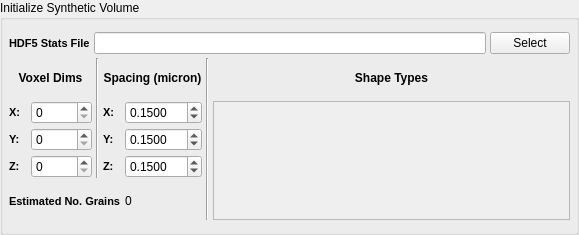
<?xml version="1.0" encoding="UTF-8"?>
<ui version="4.0">
 <class>QInitializeSyntheticVolumeWidget</class>
 <widget class="QFilterWidget" name="QInitializeSyntheticVolumeWidget">
  <property name="geometry">
   <rect>
    <x>0</x>
    <y>0</y>
    <width>579</width>
    <height>235</height>
   </rect>
  </property>
  <property name="windowTitle">
   <string>GroupBox</string>
  </property>
  <property name="title">
   <string>Initialize Synthetic Volume</string>
  </property>
  <property name="flat">
   <bool>false</bool>
  </property>
  <layout class="QGridLayout" name="gridLayout">
   <property name="leftMargin">
    <number>6</number>
   </property>
   <property name="topMargin">
    <number>12</number>
   </property>
   <property name="rightMargin">
    <number>6</number>
   </property>
   <property name="bottomMargin">
    <number>12</number>
   </property>
   <property name="spacing">
    <number>4</number>
   </property>
   <item row="1" column="1">
    <layout class="QGridLayout" name="gridLayout_7">
     <item row="1" column="0">
      <widget class="QLabel" name="label">
       <property name="styleSheet">
        <string notr="true">QLabel {
font-weight: bold;
font-size: 11px;
}</string>
       </property>
       <property name="text">
        <string>X:</string>
       </property>
      </widget>
     </item>
     <item row="2" column="0">
      <widget class="QLabel" name="label_6">
       <property name="styleSheet">
        <string notr="true">QLabel {
font-weight: bold;
font-size: 11px;
}</string>
       </property>
       <property name="text">
        <string>Y:</string>
       </property>
      </widget>
     </item>
     <item row="3" column="0">
      <widget class="QLabel" name="label_7">
       <property name="styleSheet">
        <string notr="true">QLabel {
font-weight: bold;
font-size: 11px;
}</string>
       </property>
       <property name="text">
        <string>Z:</string>
       </property>
      </widget>
     </item>
     <item row="3" column="1">
      <widget class="QSpinBox" name="m_ZPoints">
       <property name="maximum">
        <number>10000</number>
       </property>
      </widget>
     </item>
     <item row="2" column="1">
      <widget class="QSpinBox" name="m_YPoints">
       <property name="maximum">
        <number>10000</number>
       </property>
      </widget>
     </item>
     <item row="1" column="1">
      <widget class="QSpinBox" name="m_XPoints">
       <property name="maximum">
        <number>10000</number>
       </property>
      </widget>
     </item>
     <item row="1" column="3">
      <widget class="QLabel" name="label_15">
       <property name="styleSheet">
        <string notr="true">QLabel {
font-weight: bold;
font-size: 11px;
}</string>
       </property>
       <property name="text">
        <string>X:</string>
       </property>
      </widget>
     </item>
     <item row="2" column="3">
      <widget class="QLabel" name="label_18">
       <property name="styleSheet">
        <string notr="true">QLabel {
font-weight: bold;
font-size: 11px;
}</string>
       </property>
       <property name="text">
        <string>Y:</string>
       </property>
      </widget>
     </item>
     <item row="3" column="3">
      <widget class="QLabel" name="label_16">
       <property name="styleSheet">
        <string notr="true">QLabel {
font-weight: bold;
font-size: 11px;
}</string>
       </property>
       <property name="text">
        <string>Z:</string>
       </property>
      </widget>
     </item>
     <item row="1" column="4">
      <widget class="QDoubleSpinBox" name="m_XResolution">
       <property name="decimals">
        <number>4</number>
       </property>
       <property name="maximum">
        <double>999.990000000000009</double>
       </property>
       <property name="singleStep">
        <double>0.050000000000000</double>
       </property>
       <property name="value">
        <double>0.150000000000000</double>
       </property>
      </widget>
     </item>
     <item row="2" column="4">
      <widget class="QDoubleSpinBox" name="m_YResolution">
       <property name="decimals">
        <number>4</number>
       </property>
       <property name="maximum">
        <double>999.990000000000009</double>
       </property>
       <property name="singleStep">
        <double>0.050000000000000</double>
       </property>
       <property name="value">
        <double>0.150000000000000</double>
       </property>
      </widget>
     </item>
     <item row="3" column="4">
      <widget class="QDoubleSpinBox" name="m_ZResolution">
       <property name="decimals">
        <number>4</number>
       </property>
       <property name="maximum">
        <double>999.990000000000009</double>
       </property>
       <property name="singleStep">
        <double>0.050000000000000</double>
       </property>
       <property name="value">
        <double>0.150000000000000</double>
       </property>
      </widget>
     </item>
     <item row="1" column="6" rowspan="4">
      <widget class="QScrollArea" name="m_ShapeTypeScrollArea">
       <property name="minimumSize">
        <size>
         <width>250</width>
         <height>0</height>
        </size>
       </property>
       <property name="widgetResizable">
        <bool>true</bool>
       </property>
       <widget class="QWidget" name="m_ShapeTypeScrollContents">
        <property name="geometry">
         <rect>
          <x>0</x>
          <y>0</y>
          <width>310</width>
          <height>121</height>
         </rect>
        </property>
        <layout class="QFormLayout" name="formLayout_2">
         <property name="FieldGrowthPolicy">
          <enum>QFormLayout::FieldsStayAtSizeHint</enum>
         </property>
         <property name="horizontalSpacing">
          <number>6</number>
         </property>
         <property name="verticalSpacing">
          <number>6</number>
         </property>
         <property name="margin">
          <number>4</number>
         </property>
        </layout>
       </widget>
      </widget>
     </item>
     <item row="0" column="0" colspan="2">
      <widget class="QLabel" name="label_19">
       <property name="font">
        <font>
         <pointsize>-1</pointsize>
         <weight>75</weight>
         <bold>true</bold>
        </font>
       </property>
       <property name="styleSheet">
        <string notr="true">QLabel {
font-weight: bold;
font-size: 12px;
}</string>
       </property>
       <property name="text">
        <string>Voxel Dims</string>
       </property>
       <property name="alignment">
        <set>Qt::AlignCenter</set>
       </property>
      </widget>
     </item>
     <item row="0" column="3" colspan="2">
      <widget class="QLabel" name="label_20">
       <property name="font">
        <font>
         <pointsize>-1</pointsize>
         <weight>75</weight>
         <bold>true</bold>
        </font>
       </property>
       <property name="styleSheet">
        <string notr="true">QLabel {
font-weight: bold;
font-size: 12px;
}</string>
       </property>
       <property name="text">
        <string>Spacing (micron)</string>
       </property>
       <property name="alignment">
        <set>Qt::AlignCenter</set>
       </property>
      </widget>
     </item>
     <item row="0" column="6">
      <widget class="QLabel" name="label_171">
       <property name="font">
        <font>
         <pointsize>-1</pointsize>
         <weight>75</weight>
         <bold>true</bold>
        </font>
       </property>
       <property name="styleSheet">
        <string notr="true">QLabel {
font-weight: bold;
font-size: 12px;
}</string>
       </property>
       <property name="text">
        <string>Shape Types</string>
       </property>
       <property name="alignment">
        <set>Qt::AlignCenter</set>
       </property>
      </widget>
     </item>
     <item row="4" column="0" colspan="4">
      <widget class="QLabel" name="label_9">
       <property name="styleSheet">
        <string>QLabel {
font-weight: bold;
font-size: 11px;
}</string>
       </property>
       <property name="text">
        <string>Estimated No. Grains</string>
       </property>
      </widget>
     </item>
     <item row="4" column="4">
      <widget class="QLabel" name="m_EstimatedGrains">
       <property name="text">
        <string>0</string>
       </property>
      </widget>
     </item>
     <item row="0" column="5" rowspan="5">
      <widget class="Line" name="line">
       <property name="orientation">
        <enum>Qt::Vertical</enum>
       </property>
      </widget>
     </item>
     <item row="0" column="2" rowspan="4">
      <widget class="Line" name="line_2">
       <property name="lineWidth">
        <number>1</number>
       </property>
       <property name="orientation">
        <enum>Qt::Vertical</enum>
       </property>
      </widget>
     </item>
    </layout>
   </item>
   <item row="0" column="1">
    <layout class="QHBoxLayout" name="horizontalLayout_2">
     <item>
      <widget class="QLabel" name="label_11">
       <property name="styleSheet">
        <string notr="true">QLabel {
font-weight: bold;
font-size: 11px;
}</string>
       </property>
       <property name="text">
        <string>HDF5 Stats File</string>
       </property>
      </widget>
     </item>
     <item>
      <widget class="QFSDropLineEdit" name="m_InputFile"/>
     </item>
     <item>
      <widget class="QPushButton" name="m_InputFileBtn">
       <property name="text">
        <string>Select</string>
       </property>
      </widget>
     </item>
    </layout>
   </item>
  </layout>
 </widget>
 <customwidgets>
  <customwidget>
   <class>QFSDropLineEdit</class>
   <extends>QLineEdit</extends>
   <header location="global">QFSDropLineEdit.h</header>
  </customwidget>
  <customwidget>
   <class>QFilterWidget</class>
   <extends>QGroupBox</extends>
   <header location="global">QFilterWidget.h</header>
   <container>1</container>
  </customwidget>
 </customwidgets>
 <tabstops>
  <tabstop>m_InputFile</tabstop>
  <tabstop>m_XPoints</tabstop>
  <tabstop>m_YPoints</tabstop>
  <tabstop>m_ZPoints</tabstop>
  <tabstop>m_XResolution</tabstop>
  <tabstop>m_YResolution</tabstop>
  <tabstop>m_ZResolution</tabstop>
  <tabstop>m_ShapeTypeScrollArea</tabstop>
  <tabstop>m_InputFileBtn</tabstop>
 </tabstops>
 <resources/>
 <connections/>
</ui>
